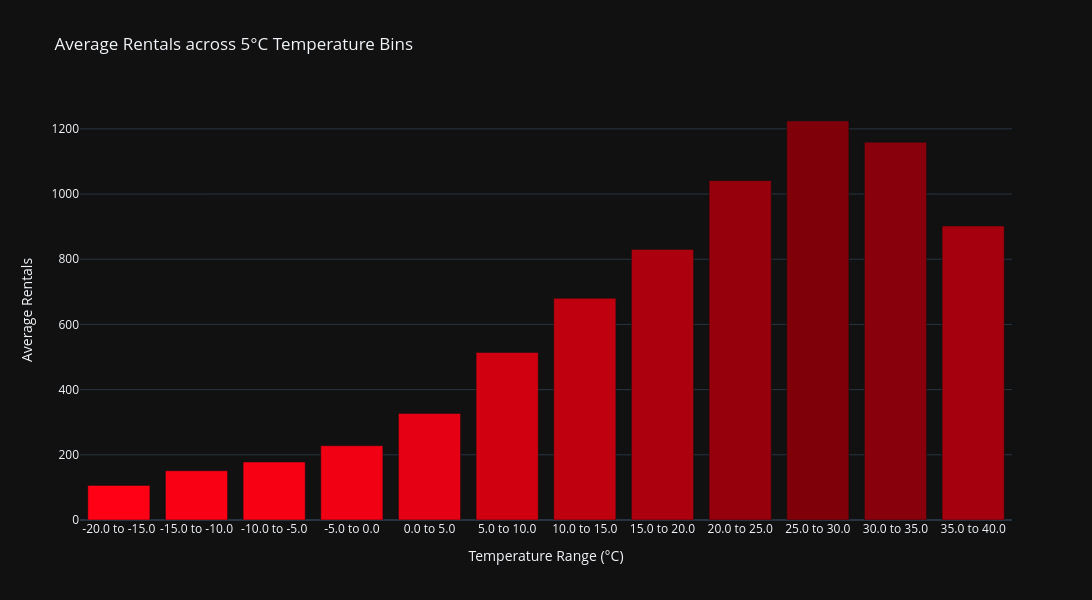

The code cell stored with this chart in its notebook:
### Markdown cell above
Evening rush hour has peak demand, nearly double morning usage.  Morning and daytime have similar, moderate demand.    
Night usage is lowest but still needs base coverage. Prioritize fleet allocation for the critical evening period.

### Code cell
# Is there a "perfect temperature"? 
# We create "bins" of 5 degrees (0-5°C, 5-10°C, etc.) to find the sweet spot for rentals.

df0 = duckdb.sql("""
    SELECT 
        FLOOR("temperature(°c)" / 5) * 5 AS temp_bin_start,
        CAST(FLOOR("temperature(°c)" / 5) * 5 AS VARCHAR) || ' to ' || 
        CAST((FLOOR("temperature(°c)" / 5) * 5) + 5 AS VARCHAR) AS temp_range,
        CAST(AVG("rented_bike_count") AS INTEGER) AS avg_rentals
    FROM df
    GROUP BY temp_bin_start, temp_range
    ORDER BY temp_bin_start ASC
""").df()

# Plot
fig = px.bar(
    df0, 
    x='temp_range', 
    y='avg_rentals',
    color='avg_rentals',
    color_continuous_scale=['#FF0015', '#80000A'], # Base Red -> Dark Red gradient
    title="Average Rentals across 5°C Temperature Bins",
    labels={'avg_rentals': 'Average Rentals', 'temp_range': 'Temperature Range (°C)'}
)
fig.update_layout(coloraxis_showscale=False)
fig.show()

### Figure 1 — Plotly figure (JSON) as saved in the notebook; plotly's stock layout.template omitted (floating-point values rounded to 4 significant figures)
{"data": [{"hovertemplate": "Temperature Range (°C)=%{x}<br>Average Rentals=%{marker.color}<extra></extra>", "legendgroup": "", "marker": {"color": [106, 151, 178, 228, 327, 514, 680, 830, 1041, 1224, 1159, 902], "coloraxis": "coloraxis", "pattern": {"shape": ""}}, "name": "", "orientation": "v", "showlegend": false, "textposition": "auto", "type": "bar", "x": ["-20.0 to -15.0", "-15.0 to -10.0", "-10.0 to -5.0", "-5.0 to 0.0", "0.0 to 5.0", "5.0 to 10.0", "10.0 to 15.0", "15.0 to 20.0", "20.0 to 25.0", "25.0 to 30.0", "30.0 to 35.0", "35.0 to 40.0"], "xaxis": "x", "y": [106, 151, 178, 228, 327, 514, 680, 830, 1041, 1224, 1159, 902], "yaxis": "y"}], "layout": {"barmode": "relative", "coloraxis": {"colorbar": {"title": {"text": "Average Rentals"}}, "colorscale": [[0, "#FF0015"], [1, "#80000A"]], "showscale": false}, "height": 600, "legend": {"tracegroupgap": 0}, "title": {"text": "Average Rentals across 5°C Temperature Bins"}, "width": 1200, "xaxis": {"anchor": "y", "domain": [0, 1], "title": {"text": "Temperature Range (°C)"}}, "yaxis": {"anchor": "x", "domain": [0, 1], "title": {"text": "Average Rentals"}}}}
